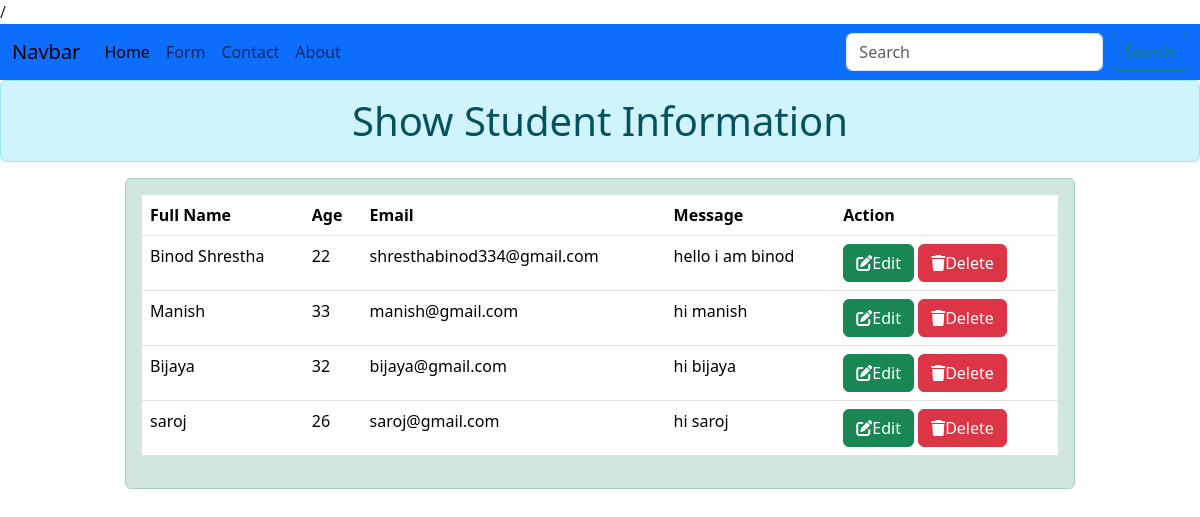
The app's page /, older data.
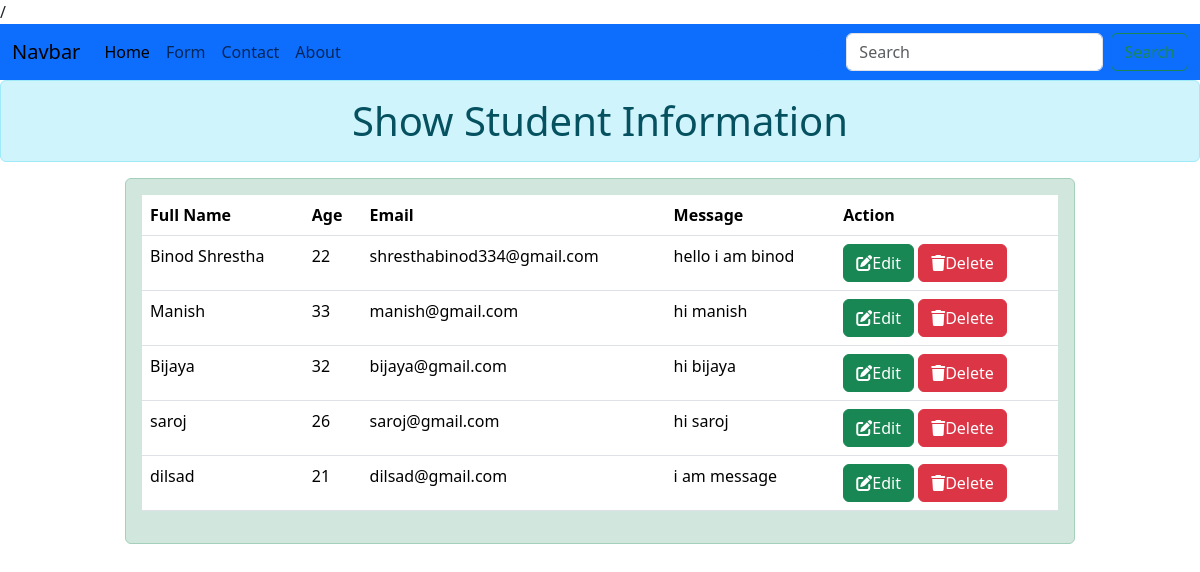
The same page, newer data.
### crud_app/models.py (models this page shows)
class Student_Detail(models.Model):
    pk_id=models.UUIDField(primary_key=True,default=uuid.uuid4)
    full_name=models.CharField(max_length=200)
    age=models.IntegerField(validators=[MinValueValidator(0), MaxValueValidator(100)])
    email=models.EmailField(max_length=200,unique=True,null=True)
    message=models.CharField(max_length=255)
    isdelete=models.BooleanField(default=False)

### crud_app/views.py (the view)
# urls.py: path("",views.home,name="home"),
def home(request):
    stud = Student_Detail.objects.filter(isdelete=False)
    return render(request, 'crud_app/home.html', {"stud": stud})

### crud_app/templates/crud_app/home.html
{% extends "base.html" %}
{% block content %}
<h1 class="text-center alert alert-info">Show Student Information</h1>
<div class="container">
    <div class="row">
        <div class="col-10 mx-auto alert alert-success">
          <table class="table">
            <thead>
                <tr>
                    <th>Full Name</th>
                    <th>Age</th>
                    <th>Email</th>
                    <th>Message</th>
                    <th>Action</th>
                </tr>
            </thead>
            <tbody>
                {% for student in stud %}
                <tr>
                    <td>{{ student.full_name }}</td>
                    <td>{{ student.age }}</td>
                    <td>{{ student.email }}</td>
                    <td>{{ student.message }}</td>
                    <td>
                        <button class="btn btn-success"><i class="fa-solid fa-pen-to-square"></i>Edit</button>
                        <a href="{% url 'delete_data' student.id  %}"><button class="btn btn-danger"><i class="fa-solid fa-trash"></i>Delete</button>
                        </a>
                    </td>
                </tr>
                {% endfor %}
            </tbody>
        </table>
        </div>
    </div>
</div>
{% endblock content %}

### crud_app/templates/base.html (shortened to what this page needs)
<!doctype html>
<html lang="en">
  <head>
    <link href="https://cdn.jsdelivr.net/npm/bootstrap@5.3.3/dist/css/bootstrap.min.css" rel="stylesheet">
    <link rel="stylesheet" href="https://cdnjs.cloudflare.com/ajax/libs/font-awesome/6.7.2/css/all.min.css" />
  </head>
  <body>
    {{request.path}}
    <nav class="navbar navbar-expand-lg bg-primary mx-auto">
        <div class="container-fluid">
          <a class="navbar-brand" href="#">Navbar</a>
          <div class="collapse navbar-collapse" id="navbarSupportedContent">
            <ul class="navbar-nav me-auto mb-2 mb-lg-0">
              <li class="nav-item">
                <a class="nav-link {% if request.path == '/' %}active{% endif %}" aria-current="page" href="{% url 'home' %}">Home</a>
              </li>
              <li class="nav-item">
                <a class="nav-link {% if request.path == '/form/' %}active{% endif %}" href="{% url 'form' %}">Form</a>
              </li>
              <li class="nav-item">
                <a class="nav-link {% if request.path == '/contact/' %}active{% endif %}" href="{% url 'contact' %}">Contact</a>
              </li>
              <li class="nav-item">
                <a class="nav-link {% if request.path == '/about/' %}active{% endif %}" href="{% url 'about' %}">About</a>
              </li>
            </ul>
            {% block anchor %}
            <a href="#">home</a>
            {% endblock anchor %}
            <form class="d-flex" role="search">
              <input class="form-control me-2" type="search" placeholder="Search" aria-label="Search">
              <button class="btn btn-outline-success" type="submit">Search</button>
            </form>
          </div>
        </div>
      </nav>
{% block content %}
{% endblock content %}
  </body>
</html>

### crud_app/templates/base.html (style rules this page uses)
.active { color:white !important border-bottom:2px solid black; }

Row changes from the older to the newer data that the page shows:
added Student_Detail: full_name "dilsad", age "21", email "dilsad@gmail.com", message "i am message"
